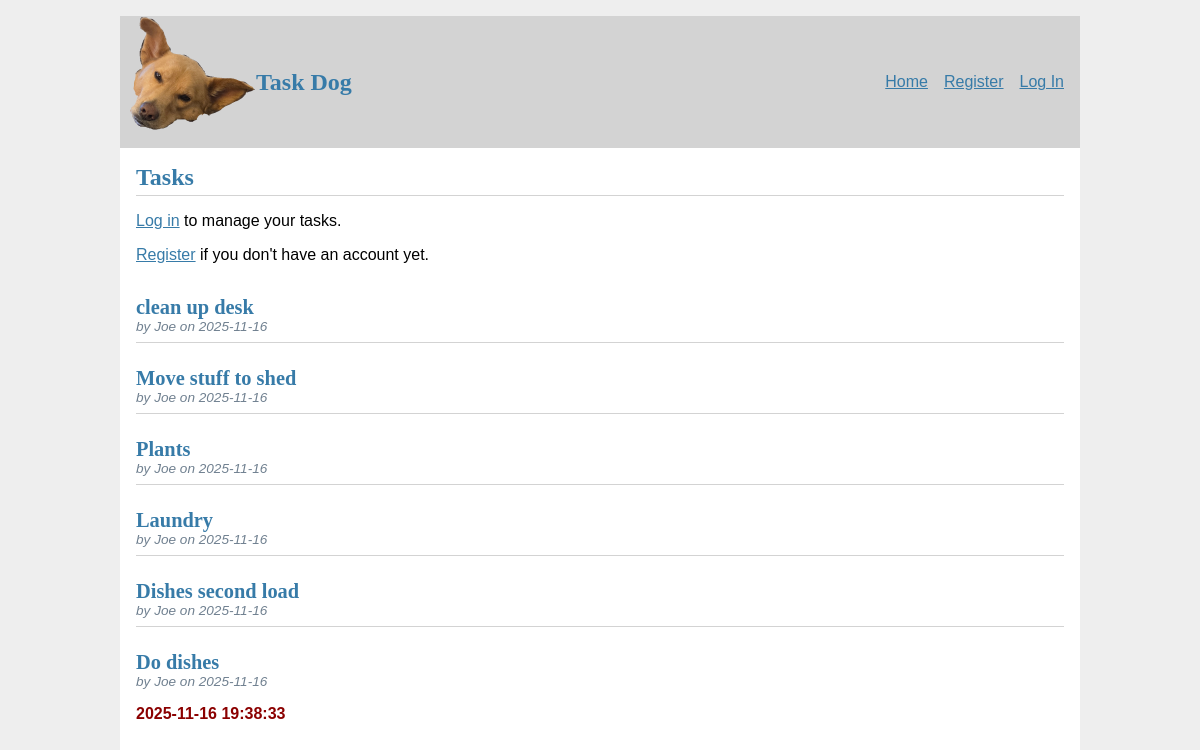
Before: / with the older database file.
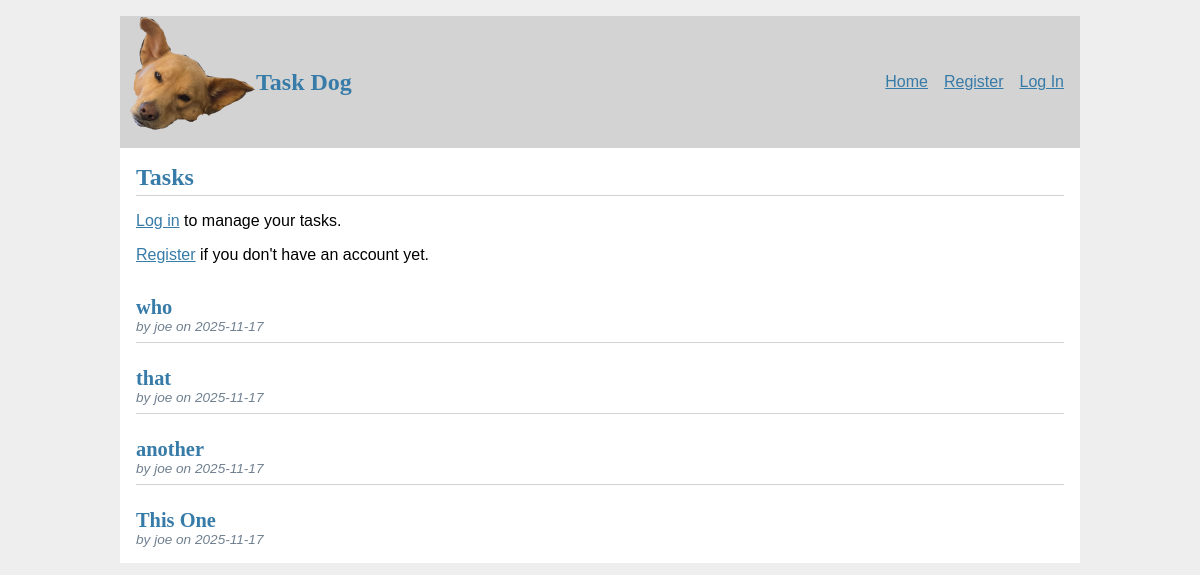
After: the same page with the newer database file.
### tables this page shows
CREATE TABLE task (
    id INTEGER PRIMARY KEY AUTOINCREMENT,
    author_id INTEGER NOT NULL,
    task_name TEXT NOT NULL,
    create_time TIMESTAMP NOT NULL DEFAULT CURRENT_TIMESTAMP,
    delete_time TIMESTAMP DEFAULT NULL,
    FOREIGN KEY (author_id) REFERENCES user (id)
);

CREATE TABLE user (
    id INTEGER PRIMARY KEY AUTOINCREMENT,
    username TEXT UNIQUE NOT NULL,
    password TEXT NOT NULL
);

### taskr/task_list.py (the view)
@bp.route("/")
def index():
    db = get_db()
    tasks = Task.list_tasks(db)
    tags = Tag.list_tags(db)
    return render_template("task_list/index.html", tasks=tasks, tags=tags)

### taskr/auth.py (called while the page is built)
@bp.before_app_request
def load_logged_in_user():
    user_id = session.get("user_id")
    if user_id is None:
        g.user = None
    else:
        g.user = (
            get_db().execute("SELECT * FROM user WHERE id = ?", (user_id,)).fetchone()
        )

### taskr/db.py (called while the page is built)
def get_db():
    if "db" not in g:
        g.db = sqlite3.connect(
            current_app.config["DATABASE"],
            detect_types=sqlite3.PARSE_DECLTYPES,
        )
        g.db.row_factory = sqlite3.Row
    return g.db

### taskr/tag.py (called while the page is built)
def _localize(tag) -> types.Tag:
    return types.Tag(
        tag_id=tag['id'],
        tag_name=tag['tag_name']
    )

def list_tags(db: Connection) -> List[types.Tag]:
    tags = db.execute("SELECT id, tag_name FROM task_tag ORDER BY tag_name").fetchall()
    types_tags = []
    for tag in tags:
        types_tags.append(_localize(tag))
    return tags

### taskr/task.py (called while the page is built)
def list_tasks(db: Connection):
    tasks = db.execute(
        "SELECT t.id, author_id, task_name, create_time, delete_time, u.username"
        " FROM task t JOIN user u ON t.author_id = u.id"
        " ORDER BY delete_time DESC NULLS FIRST, create_time DESC"
    ).fetchall()
    return tasks

### taskr/templates/task_list/index.html (shortened to what this page needs)
{% extends 'base.html' %}
{% block header %}
  <h1>{% block title %}Tasks{% endblock %}</h1>
{% endblock %}
{% block content %}
  {% if g.user %}
    {% if not tags %}
      <div>
        <a href="{{ url_for('tag.index') }}">No tags: Go make some here</a>
      </div>
    {% else %}
      <div class="create_form">
        <h2>Add New Task</h2>
        <form method="POST" action="{{ url_for('task_list.create_task_with_tags') }}" id="taskForm">
          <div class="form-group">
              <label for="taskName">Task Name</label>
              <input type="text" id="taskName" name="task_name" required>
          </div>
          <div class="form-group tag-toggles">
              <label>Select Tags</label>
                {% for tag in tags %}
                <div class="tag-item">
                    <input type="checkbox"
                          id="tag-{{ loop.index }}"
                          name="selected_tags"
                          value="{{ tag.tag_id }}">
                    <label for="tag-{{ loop.index }}" class="toggle-button">
                        {{ tag.tag_name }}
                    </label>
                </div>
                {% endfor %}
          </div>
          <button type="submit">Create Task</button>
        </form>
      {% endif %}
    </div>
  {% else %}
    <p><a href="{{ url_for('auth.login') }}">Log in</a> to manage your tasks.</p>
    <p><a href="{{ url_for('auth.register') }}">Register</a> if you don't have an account yet.</p>
  {% endif %}
  {%  if tasks %}
    {% for task in tasks %}
      <article class="task">
        <header>
          <div>
            <h1>{{ task['task_name'] }}</h1>
            <div class="about">by {{ task['username'] }} on {{ task['create_time'].strftime('%Y-%m-%d') }}</div>
          </div>
        </header>
        {% if task['delete_time'] %}
          <p class="delete_time">{{ task['delete_time'] }}</p>
        {% endif %}
      </article>
      {% if not loop.last %}
        <hr>
      {% endif %}
    {% endfor %}
  {% endif %}
{% endblock %}

### taskr/templates/base.html (shortened to what this page needs)
<!DOCTYPE html>
<link rel="stylesheet" href="{{url_for('static', filename='style.css')}}">
<nav>
  <a href="{{ url_for('index') }}">
    <img src="{{ url_for('static', filename='favicon2.ico') }}" alt=" Dog Logo">
  </a>
  <h1>Task Dog</h1>
  <ul>
    {% if g.user %}
      <li><span>{{ g.user['username'] }}</span>
      <li><a href="{{ url_for('task_list.index') }}">Home</a>
      <li><a href="{{ url_for('tag.index') }}">Tags</a>
      <li><a href="{{ url_for('auth.logout') }}">Log Out</a>
    {% else %}
      <li><a href="{{ url_for('task_list.index') }}">Home</a>
      <li><a href="{{ url_for('auth.register') }}">Register</a>
      <li><a href="{{ url_for('auth.login') }}">Log In</a>
    {% endif %}
  </ul>
</nav>
<section class="content">
    <header>
        {% block header %}{% endblock %}
    </header>
    {% block content %}{% endblock %}
</section>

### taskr/static/style.css (style rules this page uses)
h1 { font-family: serif; color: #377ba8; margin: 1rem 0; }
a { color: #377ba8; }
hr { border: none; border-top: 1px solid lightgray; }
nav { background: lightgray; display: flex; align-items: center; padding: 0 0.5rem; }
nav h1 { flex: auto; margin: 0; }
nav ul { display: flex; list-style: none; margin: 0; padding: 0; }
nav ul li a, nav ul li span, header .action { display: block; padding: 0.5rem; }
.content { padding: 0 1rem 1rem; }
.content > header { border-bottom: 1px solid lightgray; display: flex; align-items: flex-end; }
.content > header h1 { flex: auto; margin: 1rem 0 0.25rem 0; }
.task > header { display: flex; align-items: flex-end; font-size: 0.85em; }
.task > header > div:first-of-type { flex: auto; }
.task > header h1 { font-size: 1.5em; margin-bottom: 0; }
.task .about { color: slategray; font-style: italic; }
.content:last-child { margin-bottom: 0; }

Changed rows visible on the page:
removed task: task_name "clean up desk", username "Joe", create_time "2025-11-16"
removed task: task_name "Move stuff to shed", username "Joe", create_time "2025-11-16"
removed task: task_name "Plants", username "Joe", create_time "2025-11-16"
removed task: task_name "Laundry", username "Joe", create_time "2025-11-16"
removed task: task_name "Dishes second load", username "Joe", create_time "2025-11-16"
removed task: task_name "Do dishes", username "Joe", create_time "2025-11-16", delete_time "2025-11-16 19:38:33"
added task: task_name "who", username "joe", create_time "2025-11-17"
added task: task_name "that", username "joe", create_time "2025-11-17"
added task: task_name "another", username "joe", create_time "2025-11-17"
added task: task_name "This One", username "joe", create_time "2025-11-17"
